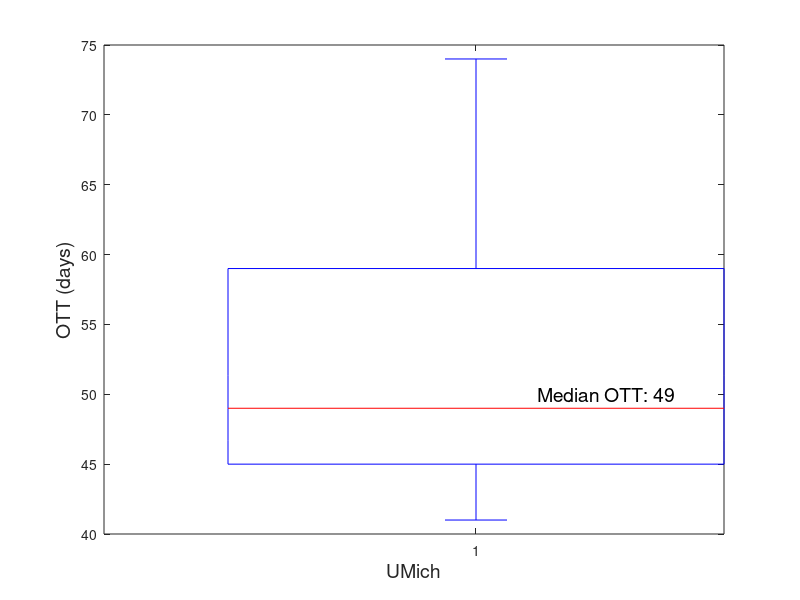

Recreate this plot in MATLAB.

function umich_ott

umich_ott=[49 46 51 42 45 43 50 51 56 46 50 64 44 47 42 62 45 61 56 56 41 43 ...
43 43 57 42 41 43 45 49 59 62 48 42 48 49 43 51 44 44 63 63 46 59 ...
47 50 42 42 42 63 63 44 71 50 50 47 55 69 70 59 46 57 74 58 46 61 ...
50 58 49 62 45 44 66 49 48 56 57 59 50 45 70 62 49 55 71 49 45 45 69];

boxplot(umich_ott);
xlabel('UMich','FontSize',14);
ylabel('OTT (days)','FontSize',14);
text(1.1,50,['Median OTT: ',num2str(median(umich_ott))],...
    'FontSize',14);

end